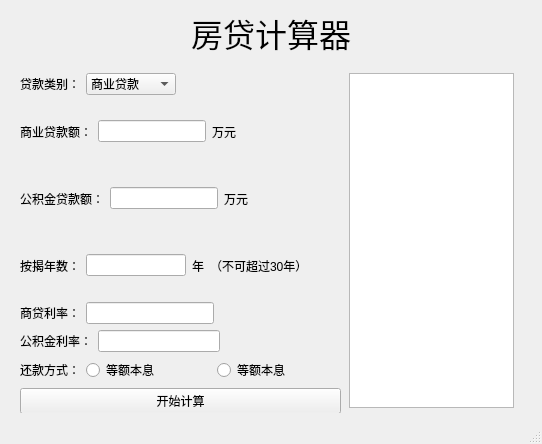
<?xml version="1.0" encoding="UTF-8"?>
<ui version="4.0">
 <class>MainWindow</class>
 <widget class="QMainWindow" name="MainWindow">
  <property name="geometry">
   <rect>
    <x>0</x>
    <y>0</y>
    <width>542</width>
    <height>444</height>
   </rect>
  </property>
  <property name="windowTitle">
   <string>MainWindow</string>
  </property>
  <widget class="QWidget" name="centralwidget">
   <layout class="QGridLayout" name="gridLayout">
    <item row="0" column="0">
     <spacer name="horizontalSpacer">
      <property name="orientation">
       <enum>Qt::Horizontal</enum>
      </property>
      <property name="sizeHint" stdset="0">
       <size>
        <width>187</width>
        <height>20</height>
       </size>
      </property>
     </spacer>
    </item>
    <item row="1" column="0" colspan="3">
     <widget class="QStackedWidget" name="stackedWidget">
      <property name="currentIndex">
       <number>2</number>
      </property>
      <widget class="QWidget" name="Area">
       <layout class="QGridLayout" name="gridLayout_2">
        <item row="1" column="0">
         <widget class="QSplitter" name="splitter">
          <property name="orientation">
           <enum>Qt::Horizontal</enum>
          </property>
          <widget class="QWidget" name="widget" native="true">
           <property name="minimumSize">
            <size>
             <width>300</width>
             <height>0</height>
            </size>
           </property>
           <layout class="QVBoxLayout" name="verticalLayout">
            <item>
             <layout class="QHBoxLayout" name="horizontalLayout">
              <item>
               <widget class="QLabel" name="label_2">
                <property name="text">
                 <string>贷款类别：</string>
                </property>
               </widget>
              </item>
              <item>
               <widget class="QComboBox" name="comboBox">
                <item>
                 <property name="text">
                  <string>商业贷款</string>
                 </property>
                </item>
                <item>
                 <property name="text">
                  <string>公积金贷款</string>
                 </property>
                </item>
                <item>
                 <property name="text">
                  <string>组合型贷款</string>
                 </property>
                </item>
               </widget>
              </item>
              <item>
               <spacer name="horizontalSpacer_3">
                <property name="orientation">
                 <enum>Qt::Horizontal</enum>
                </property>
                <property name="sizeHint" stdset="0">
                 <size>
                  <width>40</width>
                  <height>20</height>
                 </size>
                </property>
               </spacer>
              </item>
             </layout>
            </item>
            <item>
             <layout class="QHBoxLayout" name="horizontalLayout_2">
              <item>
               <widget class="QLabel" name="label_3">
                <property name="text">
                 <string>计算方式：</string>
                </property>
               </widget>
              </item>
              <item>
               <widget class="QComboBox" name="comboBox_2">
                <item>
                 <property name="text">
                  <string>根据面积单价计算</string>
                 </property>
                </item>
                <item>
                 <property name="text">
                  <string>根据贷款总额计算</string>
                 </property>
                </item>
               </widget>
              </item>
              <item>
               <spacer name="horizontalSpacer_4">
                <property name="orientation">
                 <enum>Qt::Horizontal</enum>
                </property>
                <property name="sizeHint" stdset="0">
                 <size>
                  <width>40</width>
                  <height>20</height>
                 </size>
                </property>
               </spacer>
              </item>
             </layout>
            </item>
            <item>
             <layout class="QHBoxLayout" name="horizontalLayout_3">
              <item>
               <widget class="QLabel" name="label_4">
                <property name="text">
                 <string>贷款总额：</string>
                </property>
               </widget>
              </item>
              <item>
               <widget class="QLineEdit" name="lineEdit"/>
              </item>
              <item>
               <widget class="QLabel" name="label_5">
                <property name="text">
                 <string>万元</string>
                </property>
               </widget>
              </item>
              <item>
               <spacer name="horizontalSpacer_5">
                <property name="orientation">
                 <enum>Qt::Horizontal</enum>
                </property>
                <property name="sizeHint" stdset="0">
                 <size>
                  <width>40</width>
                  <height>20</height>
                 </size>
                </property>
               </spacer>
              </item>
             </layout>
            </item>
            <item>
             <layout class="QHBoxLayout" name="horizontalLayout_6">
              <item>
               <widget class="QLabel" name="label_10">
                <property name="text">
                 <string>按揭年数：</string>
                </property>
               </widget>
              </item>
              <item>
               <widget class="QLineEdit" name="lineEdit_4"/>
              </item>
              <item>
               <widget class="QLabel" name="label_11">
                <property name="text">
                 <string>年</string>
                </property>
               </widget>
              </item>
              <item>
               <widget class="QLabel" name="label_12">
                <property name="text">
                 <string>（不可超过30年）</string>
                </property>
               </widget>
              </item>
              <item>
               <spacer name="horizontalSpacer_8">
                <property name="orientation">
                 <enum>Qt::Horizontal</enum>
                </property>
                <property name="sizeHint" stdset="0">
                 <size>
                  <width>40</width>
                  <height>20</height>
                 </size>
                </property>
               </spacer>
              </item>
             </layout>
            </item>
            <item>
             <layout class="QHBoxLayout" name="horizontalLayout_7">
              <item>
               <widget class="QLabel" name="label_13">
                <property name="text">
                 <string>利      率：</string>
                </property>
               </widget>
              </item>
              <item>
               <widget class="QLineEdit" name="lineEdit_5">
                <property name="readOnly">
                 <bool>true</bool>
                </property>
               </widget>
              </item>
              <item>
               <spacer name="horizontalSpacer_9">
                <property name="orientation">
                 <enum>Qt::Horizontal</enum>
                </property>
                <property name="sizeHint" stdset="0">
                 <size>
                  <width>40</width>
                  <height>20</height>
                 </size>
                </property>
               </spacer>
              </item>
             </layout>
            </item>
            <item>
             <layout class="QHBoxLayout" name="horizontalLayout_8">
              <item>
               <widget class="QLabel" name="label_14">
                <property name="text">
                 <string>还款方式：</string>
                </property>
               </widget>
              </item>
              <item>
               <widget class="QRadioButton" name="radioButton">
                <property name="text">
                 <string>等额本息</string>
                </property>
               </widget>
              </item>
              <item>
               <spacer name="horizontalSpacer_10">
                <property name="orientation">
                 <enum>Qt::Horizontal</enum>
                </property>
                <property name="sizeHint" stdset="0">
                 <size>
                  <width>40</width>
                  <height>20</height>
                 </size>
                </property>
               </spacer>
              </item>
              <item>
               <widget class="QRadioButton" name="radioButton_2">
                <property name="text">
                 <string>等额本息</string>
                </property>
               </widget>
              </item>
              <item>
               <spacer name="horizontalSpacer_11">
                <property name="orientation">
                 <enum>Qt::Horizontal</enum>
                </property>
                <property name="sizeHint" stdset="0">
                 <size>
                  <width>40</width>
                  <height>20</height>
                 </size>
                </property>
               </spacer>
              </item>
             </layout>
            </item>
            <item>
             <widget class="QPushButton" name="pushButton">
              <property name="text">
               <string>开始计算</string>
              </property>
             </widget>
            </item>
           </layout>
          </widget>
          <widget class="QTextEdit" name="textEdit">
           <property name="readOnly">
            <bool>true</bool>
           </property>
          </widget>
         </widget>
        </item>
       </layout>
      </widget>
      <widget class="QWidget" name="widget_3">
       <layout class="QGridLayout" name="gridLayout_3">
        <item row="0" column="0">
         <widget class="QWidget" name="widget_2" native="true">
          <property name="minimumSize">
           <size>
            <width>300</width>
            <height>0</height>
           </size>
          </property>
          <layout class="QVBoxLayout" name="verticalLayout_2">
           <item>
            <layout class="QHBoxLayout" name="horizontalLayout_9">
             <item>
              <widget class="QLabel" name="label_15">
               <property name="text">
                <string>贷款类别：</string>
               </property>
              </widget>
             </item>
             <item>
              <widget class="QComboBox" name="comboBox_3">
               <item>
                <property name="text">
                 <string>商业贷款</string>
                </property>
               </item>
               <item>
                <property name="text">
                 <string>公积金贷款</string>
                </property>
               </item>
               <item>
                <property name="text">
                 <string>组合型贷款</string>
                </property>
               </item>
              </widget>
             </item>
             <item>
              <spacer name="horizontalSpacer_12">
               <property name="orientation">
                <enum>Qt::Horizontal</enum>
               </property>
               <property name="sizeHint" stdset="0">
                <size>
                 <width>40</width>
                 <height>20</height>
                </size>
               </property>
              </spacer>
             </item>
            </layout>
           </item>
           <item>
            <layout class="QHBoxLayout" name="horizontalLayout_10">
             <item>
              <widget class="QLabel" name="label_16">
               <property name="text">
                <string>计算方式：</string>
               </property>
              </widget>
             </item>
             <item>
              <widget class="QComboBox" name="comboBox_4">
               <item>
                <property name="text">
                 <string>根据面积单价计算</string>
                </property>
               </item>
               <item>
                <property name="text">
                 <string>根据贷款总额计算</string>
                </property>
               </item>
              </widget>
             </item>
             <item>
              <spacer name="horizontalSpacer_13">
               <property name="orientation">
                <enum>Qt::Horizontal</enum>
               </property>
               <property name="sizeHint" stdset="0">
                <size>
                 <width>40</width>
                 <height>20</height>
                </size>
               </property>
              </spacer>
             </item>
            </layout>
           </item>
           <item>
            <layout class="QHBoxLayout" name="horizontalLayout_11">
             <item>
              <widget class="QLabel" name="label_17">
               <property name="text">
                <string>房屋单价：</string>
               </property>
              </widget>
             </item>
             <item>
              <widget class="QLineEdit" name="lineEdit_6"/>
             </item>
             <item>
              <widget class="QLabel" name="label_18">
               <property name="text">
                <string>元/平米</string>
               </property>
              </widget>
             </item>
             <item>
              <spacer name="horizontalSpacer_14">
               <property name="orientation">
                <enum>Qt::Horizontal</enum>
               </property>
               <property name="sizeHint" stdset="0">
                <size>
                 <width>40</width>
                 <height>20</height>
                </size>
               </property>
              </spacer>
             </item>
            </layout>
           </item>
           <item>
            <layout class="QHBoxLayout" name="horizontalLayout_12">
             <item>
              <widget class="QLabel" name="label_19">
               <property name="text">
                <string>房屋面积：</string>
               </property>
              </widget>
             </item>
             <item>
              <widget class="QLineEdit" name="lineEdit_7"/>
             </item>
             <item>
              <widget class="QLabel" name="label_20">
               <property name="text">
                <string>平米</string>
               </property>
              </widget>
             </item>
             <item>
              <spacer name="horizontalSpacer_15">
               <property name="orientation">
                <enum>Qt::Horizontal</enum>
               </property>
               <property name="sizeHint" stdset="0">
                <size>
                 <width>40</width>
                 <height>20</height>
                </size>
               </property>
              </spacer>
             </item>
            </layout>
           </item>
           <item>
            <layout class="QHBoxLayout" name="horizontalLayout_13">
             <item>
              <widget class="QLabel" name="label_21">
               <property name="text">
                <string>按揭成数：</string>
               </property>
              </widget>
             </item>
             <item>
              <widget class="QLineEdit" name="lineEdit_8"/>
             </item>
             <item>
              <widget class="QLabel" name="label_22">
               <property name="text">
                <string>成</string>
               </property>
              </widget>
             </item>
             <item>
              <spacer name="horizontalSpacer_16">
               <property name="orientation">
                <enum>Qt::Horizontal</enum>
               </property>
               <property name="sizeHint" stdset="0">
                <size>
                 <width>40</width>
                 <height>20</height>
                </size>
               </property>
              </spacer>
             </item>
            </layout>
           </item>
           <item>
            <layout class="QHBoxLayout" name="horizontalLayout_14">
             <item>
              <widget class="QLabel" name="label_23">
               <property name="text">
                <string>按揭年数：</string>
               </property>
              </widget>
             </item>
             <item>
              <widget class="QLineEdit" name="lineEdit_9"/>
             </item>
             <item>
              <widget class="QLabel" name="label_24">
               <property name="text">
                <string>年</string>
               </property>
              </widget>
             </item>
             <item>
              <widget class="QLabel" name="label_25">
               <property name="text">
                <string>（不可超过30年）</string>
               </property>
              </widget>
             </item>
             <item>
              <spacer name="horizontalSpacer_17">
               <property name="orientation">
                <enum>Qt::Horizontal</enum>
               </property>
               <property name="sizeHint" stdset="0">
                <size>
                 <width>40</width>
                 <height>20</height>
                </size>
               </property>
              </spacer>
             </item>
            </layout>
           </item>
           <item>
            <layout class="QHBoxLayout" name="horizontalLayout_15">
             <item>
              <widget class="QLabel" name="label_26">
               <property name="text">
                <string>利      率：</string>
               </property>
              </widget>
             </item>
             <item>
              <widget class="QLineEdit" name="lineEdit_10">
               <property name="readOnly">
                <bool>true</bool>
               </property>
              </widget>
             </item>
             <item>
              <spacer name="horizontalSpacer_18">
               <property name="orientation">
                <enum>Qt::Horizontal</enum>
               </property>
               <property name="sizeHint" stdset="0">
                <size>
                 <width>40</width>
                 <height>20</height>
                </size>
               </property>
              </spacer>
             </item>
            </layout>
           </item>
           <item>
            <layout class="QHBoxLayout" name="horizontalLayout_16">
             <item>
              <widget class="QLabel" name="label_27">
               <property name="text">
                <string>还款方式：</string>
               </property>
              </widget>
             </item>
             <item>
              <widget class="QRadioButton" name="radioButton_3">
               <property name="text">
                <string>等额本息</string>
               </property>
              </widget>
             </item>
             <item>
              <spacer name="horizontalSpacer_19">
               <property name="orientation">
                <enum>Qt::Horizontal</enum>
               </property>
               <property name="sizeHint" stdset="0">
                <size>
                 <width>40</width>
                 <height>20</height>
                </size>
               </property>
              </spacer>
             </item>
             <item>
              <widget class="QRadioButton" name="radioButton_4">
               <property name="text">
                <string>等额本息</string>
               </property>
              </widget>
             </item>
             <item>
              <spacer name="horizontalSpacer_20">
               <property name="orientation">
                <enum>Qt::Horizontal</enum>
               </property>
               <property name="sizeHint" stdset="0">
                <size>
                 <width>40</width>
                 <height>20</height>
                </size>
               </property>
              </spacer>
             </item>
            </layout>
           </item>
           <item>
            <widget class="QPushButton" name="pushButton_2">
             <property name="text">
              <string>开始计算</string>
             </property>
            </widget>
           </item>
          </layout>
         </widget>
        </item>
        <item row="0" column="1">
         <widget class="QTextEdit" name="textEdit_2">
          <property name="readOnly">
           <bool>true</bool>
          </property>
         </widget>
        </item>
       </layout>
      </widget>
      <widget class="QWidget" name="page">
       <widget class="QWidget" name="widget_4" native="true">
        <property name="geometry">
         <rect>
          <x>11</x>
          <y>10</y>
          <width>321</width>
          <height>341</height>
         </rect>
        </property>
        <property name="minimumSize">
         <size>
          <width>300</width>
          <height>0</height>
         </size>
        </property>
        <layout class="QVBoxLayout" name="verticalLayout_3">
         <item>
          <layout class="QHBoxLayout" name="horizontalLayout_17">
           <item>
            <widget class="QLabel" name="label_28">
             <property name="text">
              <string>贷款类别：</string>
             </property>
            </widget>
           </item>
           <item>
            <widget class="QComboBox" name="comboBox_5">
             <item>
              <property name="text">
               <string>商业贷款</string>
              </property>
             </item>
             <item>
              <property name="text">
               <string>公积金贷款</string>
              </property>
             </item>
             <item>
              <property name="text">
               <string>组合型贷款</string>
              </property>
             </item>
            </widget>
           </item>
           <item>
            <spacer name="horizontalSpacer_21">
             <property name="orientation">
              <enum>Qt::Horizontal</enum>
             </property>
             <property name="sizeHint" stdset="0">
              <size>
               <width>40</width>
               <height>20</height>
              </size>
             </property>
            </spacer>
           </item>
          </layout>
         </item>
         <item>
          <layout class="QHBoxLayout" name="horizontalLayout_21">
           <item>
            <widget class="QLabel" name="label_34">
             <property name="text">
              <string>商业贷款额：</string>
             </property>
            </widget>
           </item>
           <item>
            <widget class="QLineEdit" name="lineEdit_13"/>
           </item>
           <item>
            <widget class="QLabel" name="label_35">
             <property name="text">
              <string>万元</string>
             </property>
            </widget>
           </item>
           <item>
            <spacer name="horizontalSpacer_25">
             <property name="orientation">
              <enum>Qt::Horizontal</enum>
             </property>
             <property name="sizeHint" stdset="0">
              <size>
               <width>40</width>
               <height>20</height>
              </size>
             </property>
            </spacer>
           </item>
          </layout>
         </item>
         <item>
          <layout class="QHBoxLayout" name="horizontalLayout_20">
           <item>
            <widget class="QLabel" name="label_32">
             <property name="text">
              <string>公积金贷款额：</string>
             </property>
            </widget>
           </item>
           <item>
            <widget class="QLineEdit" name="lineEdit_12"/>
           </item>
           <item>
            <widget class="QLabel" name="label_33">
             <property name="text">
              <string>万元</string>
             </property>
            </widget>
           </item>
           <item>
            <spacer name="horizontalSpacer_24">
             <property name="orientation">
              <enum>Qt::Horizontal</enum>
             </property>
             <property name="sizeHint" stdset="0">
              <size>
               <width>40</width>
               <height>20</height>
              </size>
             </property>
            </spacer>
           </item>
          </layout>
         </item>
         <item>
          <layout class="QHBoxLayout" name="horizontalLayout_22">
           <item>
            <widget class="QLabel" name="label_36">
             <property name="text">
              <string>按揭年数：</string>
             </property>
            </widget>
           </item>
           <item>
            <widget class="QLineEdit" name="lineEdit_14"/>
           </item>
           <item>
            <widget class="QLabel" name="label_37">
             <property name="text">
              <string>年</string>
             </property>
            </widget>
           </item>
           <item>
            <widget class="QLabel" name="label_38">
             <property name="text">
              <string>（不可超过30年）</string>
             </property>
            </widget>
           </item>
           <item>
            <spacer name="horizontalSpacer_26">
             <property name="orientation">
              <enum>Qt::Horizontal</enum>
             </property>
             <property name="sizeHint" stdset="0">
              <size>
               <width>40</width>
               <height>20</height>
              </size>
             </property>
            </spacer>
           </item>
          </layout>
         </item>
         <item>
          <layout class="QHBoxLayout" name="horizontalLayout_23">
           <item>
            <widget class="QLabel" name="label_39">
             <property name="text">
              <string>商贷利率：</string>
             </property>
            </widget>
           </item>
           <item>
            <widget class="QLineEdit" name="lineEdit_15">
             <property name="readOnly">
              <bool>true</bool>
             </property>
            </widget>
           </item>
           <item>
            <spacer name="horizontalSpacer_27">
             <property name="orientation">
              <enum>Qt::Horizontal</enum>
             </property>
             <property name="sizeHint" stdset="0">
              <size>
               <width>40</width>
               <height>20</height>
              </size>
             </property>
            </spacer>
           </item>
          </layout>
         </item>
         <item>
          <layout class="QHBoxLayout" name="horizontalLayout_25">
           <item>
            <widget class="QLabel" name="label_41">
             <property name="text">
              <string>公积金利率：</string>
             </property>
            </widget>
           </item>
           <item>
            <widget class="QLineEdit" name="lineEdit_16">
             <property name="readOnly">
              <bool>true</bool>
             </property>
            </widget>
           </item>
           <item>
            <spacer name="horizontalSpacer_30">
             <property name="orientation">
              <enum>Qt::Horizontal</enum>
             </property>
             <property name="sizeHint" stdset="0">
              <size>
               <width>40</width>
               <height>20</height>
              </size>
             </property>
            </spacer>
           </item>
          </layout>
         </item>
         <item>
          <layout class="QHBoxLayout" name="horizontalLayout_24">
           <item>
            <widget class="QLabel" name="label_40">
             <property name="text">
              <string>还款方式：</string>
             </property>
            </widget>
           </item>
           <item>
            <widget class="QRadioButton" name="radioButton_5">
             <property name="text">
              <string>等额本息</string>
             </property>
            </widget>
           </item>
           <item>
            <spacer name="horizontalSpacer_28">
             <property name="orientation">
              <enum>Qt::Horizontal</enum>
             </property>
             <property name="sizeHint" stdset="0">
              <size>
               <width>40</width>
               <height>20</height>
              </size>
             </property>
            </spacer>
           </item>
           <item>
            <widget class="QRadioButton" name="radioButton_6">
             <property name="text">
              <string>等额本息</string>
             </property>
            </widget>
           </item>
           <item>
            <spacer name="horizontalSpacer_29">
             <property name="orientation">
              <enum>Qt::Horizontal</enum>
             </property>
             <property name="sizeHint" stdset="0">
              <size>
               <width>40</width>
               <height>20</height>
              </size>
             </property>
            </spacer>
           </item>
          </layout>
         </item>
         <item>
          <widget class="QPushButton" name="pushButton_3">
           <property name="text">
            <string>开始计算</string>
           </property>
          </widget>
         </item>
        </layout>
       </widget>
       <widget class="QTextEdit" name="textEdit_3">
        <property name="geometry">
         <rect>
          <x>340</x>
          <y>10</y>
          <width>165</width>
          <height>335</height>
         </rect>
        </property>
        <property name="readOnly">
         <bool>true</bool>
        </property>
       </widget>
      </widget>
     </widget>
    </item>
    <item row="0" column="2">
     <spacer name="horizontalSpacer_2">
      <property name="orientation">
       <enum>Qt::Horizontal</enum>
      </property>
      <property name="sizeHint" stdset="0">
       <size>
        <width>187</width>
        <height>20</height>
       </size>
      </property>
     </spacer>
    </item>
    <item row="0" column="1">
     <widget class="QLabel" name="label">
      <property name="font">
       <font>
        <family>STKaiti</family>
        <pointsize>24</pointsize>
       </font>
      </property>
      <property name="text">
       <string>房贷计算器</string>
      </property>
     </widget>
    </item>
   </layout>
  </widget>
  <widget class="QStatusBar" name="statusBar"/>
 </widget>
 <resources/>
 <connections/>
</ui>
